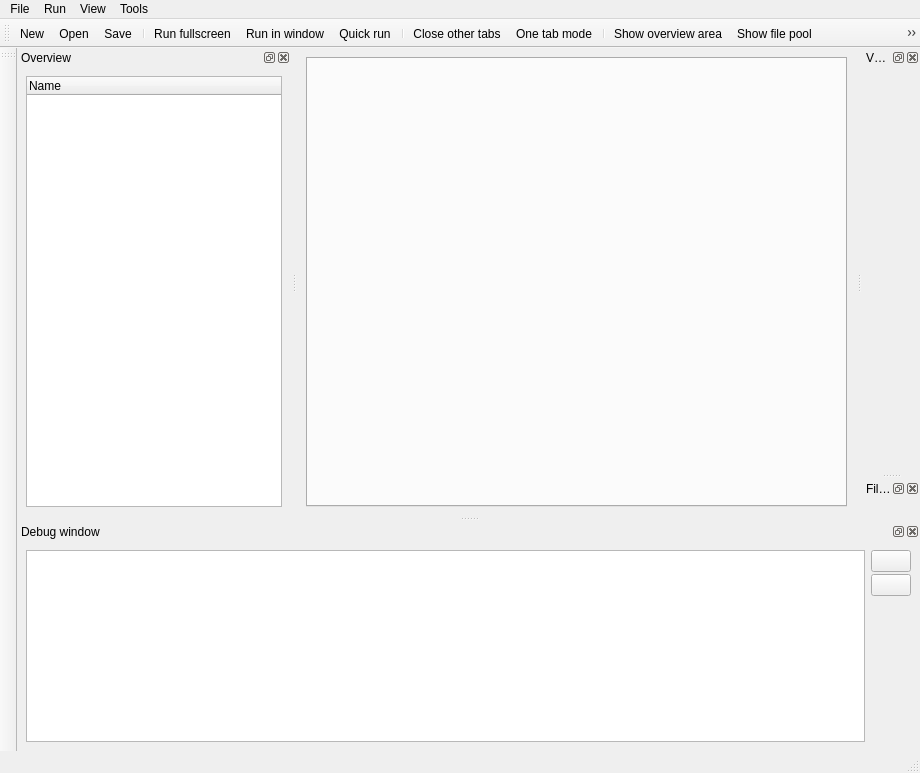
<?xml version="1.0" encoding="UTF-8"?>
<ui version="4.0">
 <class>opensesame_mainwindow</class>
 <widget class="QMainWindow" name="opensesame_mainwindow">
  <property name="geometry">
   <rect>
    <x>0</x>
    <y>0</y>
    <width>920</width>
    <height>773</height>
   </rect>
  </property>
  <property name="windowTitle">
   <string>OpenSesame</string>
  </property>
  <property name="windowIcon">
   <iconset>
    <normaloff>:/icons/experiment.png</normaloff>:/icons/experiment.png</iconset>
  </property>
  <widget class="QWidget" name="centralwidget">
   <property name="sizePolicy">
    <sizepolicy hsizetype="MinimumExpanding" vsizetype="Preferred">
     <horstretch>0</horstretch>
     <verstretch>0</verstretch>
    </sizepolicy>
   </property>
   <layout class="QVBoxLayout" name="verticalLayout_6">
    <item>
     <widget class="tab_widget" name="tabwidget">
      <property name="sizePolicy">
       <sizepolicy hsizetype="MinimumExpanding" vsizetype="MinimumExpanding">
        <horstretch>0</horstretch>
        <verstretch>0</verstretch>
       </sizepolicy>
      </property>
      <property name="currentIndex">
       <number>-1</number>
      </property>
      <property name="tabsClosable">
       <bool>true</bool>
      </property>
      <property name="movable">
       <bool>true</bool>
      </property>
     </widget>
    </item>
   </layout>
  </widget>
  <widget class="QMenuBar" name="menubar">
   <property name="geometry">
    <rect>
     <x>0</x>
     <y>0</y>
     <width>920</width>
     <height>23</height>
    </rect>
   </property>
   <widget class="QMenu" name="menu_file">
    <property name="title">
     <string>File</string>
    </property>
    <widget class="QMenu" name="menu_recent_files">
     <property name="title">
      <string>Recent files</string>
     </property>
     <property name="icon">
      <iconset>
       <normaloff>:/icons/recent_large.png</normaloff>:/icons/recent_large.png</iconset>
     </property>
     <addaction name="actionDummy"/>
    </widget>
    <addaction name="action_new"/>
    <addaction name="action_open"/>
    <addaction name="action_save"/>
    <addaction name="action_save_as"/>
    <addaction name="separator"/>
    <addaction name="menu_recent_files"/>
    <addaction name="separator"/>
    <addaction name="action_quit"/>
   </widget>
   <widget class="QMenu" name="menu_run">
    <property name="title">
     <string>Run</string>
    </property>
    <addaction name="action_run"/>
    <addaction name="action_run_in_window"/>
    <addaction name="action_run_quick"/>
    <addaction name="separator"/>
    <addaction name="action_enable_auto_response"/>
   </widget>
   <widget class="QMenu" name="menu_view">
    <property name="title">
     <string>View</string>
    </property>
    <addaction name="action_close_current_tab"/>
    <addaction name="action_close_all_tabs"/>
    <addaction name="action_close_other_tabs"/>
    <addaction name="action_onetabmode"/>
    <addaction name="separator"/>
    <addaction name="action_show_overview"/>
    <addaction name="action_show_variable_inspector"/>
    <addaction name="action_show_pool"/>
    <addaction name="action_show_stdout"/>
   </widget>
   <widget class="QMenu" name="menu_tools">
    <property name="title">
     <string>Tools</string>
    </property>
    <addaction name="action_preferences"/>
   </widget>
   <addaction name="menu_file"/>
   <addaction name="menu_run"/>
   <addaction name="menu_view"/>
   <addaction name="menu_tools"/>
  </widget>
  <widget class="statusbar" name="statusbar"/>
  <widget class="QDockWidget" name="dock_overview">
   <property name="minimumSize">
    <size>
     <width>200</width>
     <height>118</height>
    </size>
   </property>
   <property name="features">
    <set>QDockWidget::AllDockWidgetFeatures</set>
   </property>
   <property name="windowTitle">
    <string>Overview</string>
   </property>
   <attribute name="dockWidgetArea">
    <number>1</number>
   </attribute>
   <widget class="QWidget" name="dock_widget_overview">
    <layout class="QVBoxLayout" name="verticalLayout">
     <item>
      <widget class="tree_overview" name="itemtree">
       <property name="autoExpandDelay">
        <number>4</number>
       </property>
       <property name="animated">
        <bool>true</bool>
       </property>
       <column>
        <property name="text">
         <string>Name</string>
        </property>
       </column>
      </widget>
     </item>
    </layout>
   </widget>
  </widget>
  <widget class="QDockWidget" name="dock_variable_inspector">
   <property name="allowedAreas">
    <set>Qt::AllDockWidgetAreas</set>
   </property>
   <property name="windowTitle">
    <string>Variable inspector</string>
   </property>
   <attribute name="dockWidgetArea">
    <number>2</number>
   </attribute>
   <widget class="QWidget" name="dock_variable_inspector_widget">
    <layout class="QVBoxLayout" name="verticalLayout_2"/>
   </widget>
  </widget>
  <widget class="QDockWidget" name="dock_pool">
   <property name="sizePolicy">
    <sizepolicy hsizetype="Maximum" vsizetype="Maximum">
     <horstretch>0</horstretch>
     <verstretch>0</verstretch>
    </sizepolicy>
   </property>
   <property name="windowTitle">
    <string>File pool</string>
   </property>
   <attribute name="dockWidgetArea">
    <number>2</number>
   </attribute>
   <widget class="QWidget" name="dock_pool_widget">
    <layout class="QVBoxLayout" name="verticalLayout_3"/>
   </widget>
  </widget>
  <widget class="QDockWidget" name="dock_stdout">
   <property name="features">
    <set>QDockWidget::AllDockWidgetFeatures</set>
   </property>
   <property name="windowTitle">
    <string>Debug window</string>
   </property>
   <attribute name="dockWidgetArea">
    <number>8</number>
   </attribute>
   <widget class="QWidget" name="dockWidgetContents_3">
    <layout class="QVBoxLayout" name="verticalLayout_4">
     <item>
      <widget class="QWidget" name="widget_5" native="true">
       <layout class="QHBoxLayout" name="horizontalLayout_6">
        <property name="margin">
         <number>0</number>
        </property>
        <item>
         <widget class="console" name="edit_stdout">
          <property name="readOnly">
           <bool>false</bool>
          </property>
         </widget>
        </item>
        <item>
         <widget class="QWidget" name="widget_3" native="true">
          <layout class="QVBoxLayout" name="verticalLayout_5">
           <property name="spacing">
            <number>2</number>
           </property>
           <property name="margin">
            <number>0</number>
           </property>
           <item>
            <widget class="QPushButton" name="button_help_stdout">
             <property name="sizePolicy">
              <sizepolicy hsizetype="Fixed" vsizetype="Fixed">
               <horstretch>0</horstretch>
               <verstretch>0</verstretch>
              </sizepolicy>
             </property>
             <property name="toolTip">
              <string>Help</string>
             </property>
             <property name="text">
              <string/>
             </property>
             <property name="icon">
              <iconset>
               <normaloff>:/icons/help.png</normaloff>:/icons/help.png</iconset>
             </property>
             <property name="iconSize">
              <size>
               <width>16</width>
               <height>16</height>
              </size>
             </property>
             <property name="flat">
              <bool>false</bool>
             </property>
            </widget>
           </item>
           <item>
            <widget class="QPushButton" name="button_clear_stdout">
             <property name="toolTip">
              <string>Clear debug window</string>
             </property>
             <property name="text">
              <string/>
             </property>
             <property name="icon">
              <iconset>
               <normaloff>:/icons/clear.png</normaloff>:/icons/clear.png</iconset>
             </property>
             <property name="iconSize">
              <size>
               <width>16</width>
               <height>16</height>
              </size>
             </property>
            </widget>
           </item>
           <item>
            <spacer name="verticalSpacer">
             <property name="orientation">
              <enum>Qt::Vertical</enum>
             </property>
             <property name="sizeHint" stdset="0">
              <size>
               <width>20</width>
               <height>40</height>
              </size>
             </property>
            </spacer>
           </item>
          </layout>
         </widget>
        </item>
       </layout>
      </widget>
     </item>
    </layout>
   </widget>
  </widget>
  <widget class="QToolBar" name="toolbar_main">
   <property name="windowTitle">
    <string>Main toolbar</string>
   </property>
   <property name="iconSize">
    <size>
     <width>32</width>
     <height>32</height>
    </size>
   </property>
   <property name="toolButtonStyle">
    <enum>Qt::ToolButtonIconOnly</enum>
   </property>
   <property name="floatable">
    <bool>true</bool>
   </property>
   <attribute name="toolBarArea">
    <enum>TopToolBarArea</enum>
   </attribute>
   <attribute name="toolBarBreak">
    <bool>false</bool>
   </attribute>
   <addaction name="action_new"/>
   <addaction name="action_open"/>
   <addaction name="action_save"/>
   <addaction name="separator"/>
   <addaction name="action_run"/>
   <addaction name="action_run_in_window"/>
   <addaction name="action_run_quick"/>
   <addaction name="separator"/>
   <addaction name="action_close_other_tabs"/>
   <addaction name="action_onetabmode"/>
   <addaction name="separator"/>
   <addaction name="action_show_overview"/>
   <addaction name="action_show_pool"/>
   <addaction name="action_show_variable_inspector"/>
   <addaction name="action_show_stdout"/>
  </widget>
  <widget class="toolbar_items" name="toolbar_items">
   <property name="windowTitle">
    <string>Toolbar items</string>
   </property>
   <attribute name="toolBarArea">
    <enum>LeftToolBarArea</enum>
   </attribute>
   <attribute name="toolBarBreak">
    <bool>false</bool>
   </attribute>
  </widget>
  <action name="action_open">
   <property name="icon">
    <iconset>
     <normaloff>:/icons/open_large.png</normaloff>:/icons/open_large.png</iconset>
   </property>
   <property name="text">
    <string>Open</string>
   </property>
   <property name="toolTip">
    <string>Open (Ctrl+0)</string>
   </property>
   <property name="shortcut">
    <string>Ctrl+O</string>
   </property>
  </action>
  <action name="action_save">
   <property name="icon">
    <iconset>
     <normaloff>:/icons/save_large.png</normaloff>:/icons/save_large.png</iconset>
   </property>
   <property name="text">
    <string>Save</string>
   </property>
   <property name="toolTip">
    <string>Save (Control+S)</string>
   </property>
   <property name="shortcut">
    <string>Ctrl+S</string>
   </property>
  </action>
  <action name="action_save_as">
   <property name="icon">
    <iconset>
     <normaloff>:/icons/saveas_large.png</normaloff>:/icons/saveas_large.png</iconset>
   </property>
   <property name="text">
    <string>Save as</string>
   </property>
   <property name="toolTip">
    <string>Save as (Control+Shift+S)</string>
   </property>
   <property name="shortcut">
    <string>Ctrl+Shift+S</string>
   </property>
  </action>
  <action name="action_quit">
   <property name="icon">
    <iconset>
     <normaloff>:/icons/quit_large.png</normaloff>:/icons/quit_large.png</iconset>
   </property>
   <property name="text">
    <string>Quit</string>
   </property>
   <property name="toolTip">
    <string>Quit (Alt+F4)</string>
   </property>
  </action>
  <action name="action_run">
   <property name="text">
    <string>Run fullscreen</string>
   </property>
   <property name="toolTip">
    <string>Run fullscreen (Control+R)</string>
   </property>
   <property name="shortcut">
    <string>Ctrl+R</string>
   </property>
  </action>
  <action name="action_new">
   <property name="icon">
    <iconset>
     <normaloff>:/icons/new_large.png</normaloff>:/icons/new_large.png</iconset>
   </property>
   <property name="text">
    <string>New</string>
   </property>
   <property name="toolTip">
    <string>New (Control+N)</string>
   </property>
   <property name="shortcut">
    <string>Ctrl+N</string>
   </property>
  </action>
  <action name="action_add_sequence">
   <property name="icon">
    <iconset>
     <normaloff>:/icons/sequence_large.png</normaloff>:/icons/sequence_large.png</iconset>
   </property>
   <property name="text">
    <string>Add sequence</string>
   </property>
  </action>
  <action name="action_add_sketchpad">
   <property name="icon">
    <iconset>
     <normaloff>:/icons/sketchpad_large.png</normaloff>:/icons/sketchpad_large.png</iconset>
   </property>
   <property name="text">
    <string>Add sketchpad</string>
   </property>
  </action>
  <action name="action_add_keyboard_response">
   <property name="icon">
    <iconset>
     <normaloff>:/icons/keyboard_response_large.png</normaloff>:/icons/keyboard_response_large.png</iconset>
   </property>
   <property name="text">
    <string>Add keyboard response</string>
   </property>
  </action>
  <action name="action_add_logger">
   <property name="icon">
    <iconset>
     <normaloff>:/icons/logger_large.png</normaloff>:/icons/logger_large.png</iconset>
   </property>
   <property name="text">
    <string>Add logger</string>
   </property>
  </action>
  <action name="action_add_loop">
   <property name="icon">
    <iconset>
     <normaloff>:/icons/loop_large.png</normaloff>:/icons/loop_large.png</iconset>
   </property>
   <property name="text">
    <string>Add loop</string>
   </property>
  </action>
  <action name="action_add_feedback">
   <property name="icon">
    <iconset>
     <normaloff>:/icons/feedback_large.png</normaloff>:/icons/feedback_large.png</iconset>
   </property>
   <property name="text">
    <string>Add feedback</string>
   </property>
  </action>
  <action name="action_add_inline_script">
   <property name="icon">
    <iconset>
     <normaloff>:/icons/inline_script_large.png</normaloff>:/icons/inline_script_large.png</iconset>
   </property>
   <property name="text">
    <string>Add inline script</string>
   </property>
  </action>
  <action name="action_close_all_tabs">
   <property name="icon">
    <iconset>
     <normaloff>:/icons/closeothertabs_large.png</normaloff>:/icons/closeothertabs_large.png</iconset>
   </property>
   <property name="text">
    <string>Close all tabs</string>
   </property>
   <property name="shortcut">
    <string>Ctrl+Alt+T</string>
   </property>
  </action>
  <action name="action_close_other_tabs">
   <property name="icon">
    <iconset>
     <normaloff>:/icons/close_large.png</normaloff>:/icons/close_large.png</iconset>
   </property>
   <property name="text">
    <string>Close other tabs</string>
   </property>
   <property name="toolTip">
    <string>Close other tabs (Control+T)</string>
   </property>
   <property name="shortcut">
    <string>Ctrl+T</string>
   </property>
  </action>
  <action name="action_help">
   <property name="icon">
    <iconset>
     <normaloff>:/icons/help_large.png</normaloff>:/icons/help_large.png</iconset>
   </property>
   <property name="text">
    <string>Offline help</string>
   </property>
  </action>
  <action name="action_about">
   <property name="icon">
    <iconset>
     <normaloff>:/icons/about_large.png</normaloff>:/icons/about_large.png</iconset>
   </property>
   <property name="text">
    <string>About</string>
   </property>
  </action>
  <action name="action_add_mouse_response">
   <property name="icon">
    <iconset>
     <normaloff>:/icons/mouse_response_large.png</normaloff>:/icons/mouse_response_large.png</iconset>
   </property>
   <property name="text">
    <string>Add mouse response</string>
   </property>
  </action>
  <action name="action_run_in_window">
   <property name="text">
    <string>Run in window</string>
   </property>
   <property name="toolTip">
    <string>Run in window (Control+W)</string>
   </property>
   <property name="shortcut">
    <string>Ctrl+W</string>
   </property>
  </action>
  <action name="action_check_for_update">
   <property name="icon">
    <iconset>
     <normaloff>:/icons/update_large.png</normaloff>:/icons/update_large.png</iconset>
   </property>
   <property name="text">
    <string>Check for updates</string>
   </property>
  </action>
  <action name="action_show_variable_inspector">
   <property name="checkable">
    <bool>true</bool>
   </property>
   <property name="icon">
    <iconset>
     <normaloff>:/icons/variable_inspector_large.png</normaloff>:/icons/variable_inspector_large.png</iconset>
   </property>
   <property name="text">
    <string>Show variable inspector</string>
   </property>
   <property name="toolTip">
    <string>Show variable inspector (Control+I)</string>
   </property>
   <property name="shortcut">
    <string>Ctrl+I</string>
   </property>
  </action>
  <action name="action_add_sampler">
   <property name="icon">
    <iconset>
     <normaloff>:/icons/sampler_large.png</normaloff>:/icons/sampler_large.png</iconset>
   </property>
   <property name="text">
    <string>Add sampler</string>
   </property>
   <property name="toolTip">
    <string>Add sound sampler</string>
   </property>
  </action>
  <action name="action_add_synth">
   <property name="icon">
    <iconset>
     <normaloff>:/icons/synth_large.png</normaloff>:/icons/synth_large.png</iconset>
   </property>
   <property name="text">
    <string>Add synth</string>
   </property>
   <property name="toolTip">
    <string>Add sound synthesizer</string>
   </property>
  </action>
  <action name="action_show_pool">
   <property name="checkable">
    <bool>true</bool>
   </property>
   <property name="icon">
    <iconset>
     <normaloff>:/icons/pool_large.png</normaloff>:/icons/pool_large.png</iconset>
   </property>
   <property name="text">
    <string>Show file pool</string>
   </property>
   <property name="shortcut">
    <string>Ctrl+P</string>
   </property>
  </action>
  <action name="action_show_stdout">
   <property name="checkable">
    <bool>true</bool>
   </property>
   <property name="icon">
    <iconset>
     <normaloff>:/icons/stdout_large.png</normaloff>:/icons/stdout_large.png</iconset>
   </property>
   <property name="text">
    <string>Show debug window</string>
   </property>
   <property name="toolTip">
    <string>Show debug window (standard output) and a Python interpreter (Control+D)</string>
   </property>
   <property name="shortcut">
    <string>Ctrl+D</string>
   </property>
  </action>
  <action name="action_enable_auto_response">
   <property name="checkable">
    <bool>true</bool>
   </property>
   <property name="text">
    <string>Enable auto response</string>
   </property>
  </action>
  <action name="actionPlugins">
   <property name="enabled">
    <bool>false</bool>
   </property>
   <property name="text">
    <string>Plugins</string>
   </property>
  </action>
  <action name="action_show_random_tip">
   <property name="icon">
    <iconset>
     <normaloff>:/icons/about_large.png</normaloff>:/icons/about_large.png</iconset>
   </property>
   <property name="text">
    <string>Random tip</string>
   </property>
   <property name="toolTip">
    <string>Show a random tip</string>
   </property>
  </action>
  <action name="action_open_autosave_folder">
   <property name="icon">
    <iconset>
     <normaloff>:/icons/pool_large.png</normaloff>:/icons/pool_large.png</iconset>
   </property>
   <property name="text">
    <string>Open backup folder</string>
   </property>
  </action>
  <action name="action_submit_a_bug">
   <property name="icon">
    <iconset>
     <normaloff>:/icons/submit_bug.png</normaloff>:/icons/submit_bug.png</iconset>
   </property>
   <property name="text">
    <string>Submit a bug</string>
   </property>
  </action>
  <action name="action_contribute">
   <property name="icon">
    <iconset>
     <normaloff>:/icons/contribute.png</normaloff>:/icons/contribute.png</iconset>
   </property>
   <property name="text">
    <string>Contribute</string>
   </property>
  </action>
  <action name="action_preferences">
   <property name="icon">
    <iconset>
     <normaloff>:/icons/options_large.png</normaloff>:/icons/options_large.png</iconset>
   </property>
   <property name="text">
    <string>Preferences</string>
   </property>
  </action>
  <action name="actionDummy">
   <property name="text">
    <string>Dummy</string>
   </property>
  </action>
  <action name="action_show_overview">
   <property name="checkable">
    <bool>true</bool>
   </property>
   <property name="text">
    <string>Show overview area</string>
   </property>
   <property name="shortcut">
    <string>Ctrl+Shift+O</string>
   </property>
  </action>
  <action name="action_onetabmode">
   <property name="checkable">
    <bool>true</bool>
   </property>
   <property name="icon">
    <iconset>
     <normaloff>:/icons/onetabmode_large.png</normaloff>:/icons/onetabmode_large.png</iconset>
   </property>
   <property name="text">
    <string>One tab mode</string>
   </property>
   <property name="toolTip">
    <string>Enable one tab mode</string>
   </property>
  </action>
  <action name="action_compact_toolbar">
   <property name="checkable">
    <bool>true</bool>
   </property>
   <property name="text">
    <string>Compact toolbar</string>
   </property>
  </action>
  <action name="action_online_documentation">
   <property name="text">
    <string>Online help</string>
   </property>
  </action>
  <action name="action_online_forum">
   <property name="text">
    <string>Online forum</string>
   </property>
  </action>
  <action name="action_run_quick">
   <property name="text">
    <string>Quick run</string>
   </property>
   <property name="toolTip">
    <string>Give your experiment a quick test run</string>
   </property>
   <property name="shortcut">
    <string>Ctrl+Shift+W</string>
   </property>
  </action>
  <action name="action_quick_switcher">
   <property name="icon">
    <iconset theme="forward">
     <normaloff/>
    </iconset>
   </property>
   <property name="text">
    <string>Quick switcher</string>
   </property>
   <property name="shortcut">
    <string>Meta+O</string>
   </property>
  </action>
  <action name="action_close_current_tab">
   <property name="text">
    <string>Close current tab</string>
   </property>
   <property name="toolTip">
    <string>Close the current tab</string>
   </property>
   <property name="shortcut">
    <string>Alt+T</string>
   </property>
  </action>
 </widget>
 <customwidgets>
  <customwidget>
   <class>tree_overview</class>
   <extends>QTreeWidget</extends>
   <header>libqtopensesame.widgets.tree_overview.h</header>
  </customwidget>
  <customwidget>
   <class>toolbar_items</class>
   <extends>QToolBar</extends>
   <header>libqtopensesame.widgets.toolbar_items.h</header>
  </customwidget>
  <customwidget>
   <class>console</class>
   <extends>QPlainTextEdit</extends>
   <header>libqtopensesame.widgets.pyterm.h</header>
  </customwidget>
  <customwidget>
   <class>statusbar</class>
   <extends>QStatusBar</extends>
   <header>libqtopensesame.widgets.statusbar.h</header>
  </customwidget>
  <customwidget>
   <class>tab_widget</class>
   <extends>QTabWidget</extends>
   <header>libqtopensesame.widgets.tab_widget.h</header>
   <container>1</container>
  </customwidget>
 </customwidgets>
 <resources/>
 <connections>
  <connection>
   <sender>button_clear_stdout</sender>
   <signal>clicked()</signal>
   <receiver>edit_stdout</receiver>
   <slot>clear()</slot>
   <hints>
    <hint type="sourcelabel">
     <x>990</x>
     <y>557</y>
    </hint>
    <hint type="destinationlabel">
     <x>499</x>
     <y>594</y>
    </hint>
   </hints>
  </connection>
 </connections>
</ui>
